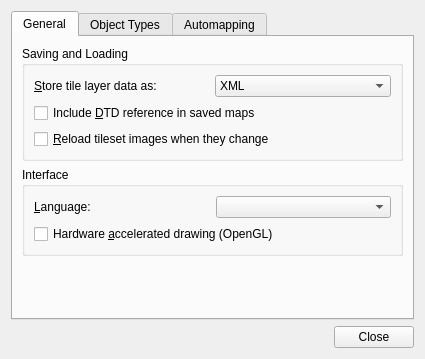
<?xml version="1.0" encoding="UTF-8"?>
<ui version="4.0">
 <class>PreferencesDialog</class>
 <widget class="QDialog" name="PreferencesDialog">
  <property name="geometry">
   <rect>
    <x>0</x>
    <y>0</y>
    <width>473</width>
    <height>317</height>
   </rect>
  </property>
  <property name="windowTitle">
   <string>Preferences</string>
  </property>
  <layout class="QVBoxLayout" name="verticalLayout">
   <property name="sizeConstraint">
    <enum>QLayout::SetFixedSize</enum>
   </property>
   <item>
    <widget class="QTabWidget" name="tabWidget">
     <property name="currentIndex">
      <number>0</number>
     </property>
     <widget class="QWidget" name="tab">
      <attribute name="title">
       <string>General</string>
      </attribute>
      <layout class="QVBoxLayout" name="verticalLayout_2">
       <item>
        <widget class="QGroupBox" name="groupBox">
         <property name="title">
          <string>Saving and Loading</string>
         </property>
         <layout class="QGridLayout" name="gridLayout">
          <item row="0" column="0">
           <widget class="QLabel" name="label">
            <property name="text">
             <string>&amp;Store tile layer data as:</string>
            </property>
            <property name="buddy">
             <cstring>layerDataCombo</cstring>
            </property>
           </widget>
          </item>
          <item row="0" column="1">
           <widget class="QComboBox" name="layerDataCombo">
            <item>
             <property name="text">
              <string>XML</string>
             </property>
            </item>
            <item>
             <property name="text">
              <string>Base64 (uncompressed)</string>
             </property>
            </item>
            <item>
             <property name="text">
              <string>Base64 (gzip compressed)</string>
             </property>
            </item>
            <item>
             <property name="text">
              <string>Base64 (zlib compressed)</string>
             </property>
            </item>
            <item>
             <property name="text">
              <string>CSV</string>
             </property>
            </item>
           </widget>
          </item>
          <item row="2" column="0" colspan="2">
           <widget class="QCheckBox" name="reloadTilesetImages">
            <property name="text">
             <string>&amp;Reload tileset images when they change</string>
            </property>
           </widget>
          </item>
          <item row="1" column="0" colspan="2">
           <widget class="QCheckBox" name="enableDtd">
            <property name="toolTip">
             <string>Not enabled by default since a reference to an external DTD is known to cause problems with some XML parsers.</string>
            </property>
            <property name="text">
             <string>Include &amp;DTD reference in saved maps</string>
            </property>
           </widget>
          </item>
         </layout>
        </widget>
       </item>
       <item>
        <widget class="QGroupBox" name="groupBox_2">
         <property name="title">
          <string>Interface</string>
         </property>
         <layout class="QGridLayout" name="gridLayout_2">
          <item row="1" column="0">
           <widget class="QLabel" name="label_2">
            <property name="text">
             <string>&amp;Language:</string>
            </property>
            <property name="buddy">
             <cstring>languageCombo</cstring>
            </property>
           </widget>
          </item>
          <item row="1" column="1">
           <widget class="QComboBox" name="languageCombo"/>
          </item>
          <item row="2" column="0" colspan="2">
           <widget class="QCheckBox" name="openGL">
            <property name="text">
             <string>Hardware &amp;accelerated drawing (OpenGL)</string>
            </property>
           </widget>
          </item>
         </layout>
        </widget>
       </item>
       <item>
        <spacer name="verticalSpacer">
         <property name="orientation">
          <enum>Qt::Vertical</enum>
         </property>
         <property name="sizeHint" stdset="0">
          <size>
           <width>381</width>
           <height>1</height>
          </size>
         </property>
        </spacer>
       </item>
      </layout>
     </widget>
     <widget class="QWidget" name="tab_2">
      <attribute name="title">
       <string>Object Types</string>
      </attribute>
      <layout class="QVBoxLayout" name="verticalLayout_3">
       <item>
        <widget class="QGroupBox" name="groupBox_3">
         <property name="title">
          <string>Object Types</string>
         </property>
         <layout class="QVBoxLayout" name="verticalLayout_4">
          <item>
           <widget class="QTableView" name="objectTypesTable">
            <property name="selectionBehavior">
             <enum>QAbstractItemView::SelectRows</enum>
            </property>
            <property name="verticalScrollMode">
             <enum>QAbstractItemView::ScrollPerPixel</enum>
            </property>
            <property name="wordWrap">
             <bool>false</bool>
            </property>
            <attribute name="horizontalHeaderHighlightSections">
             <bool>false</bool>
            </attribute>
            <attribute name="verticalHeaderVisible">
             <bool>false</bool>
            </attribute>
            <attribute name="verticalHeaderHighlightSections">
             <bool>false</bool>
            </attribute>
           </widget>
          </item>
          <item>
           <layout class="QHBoxLayout" name="horizontalLayout">
            <item>
             <widget class="QToolButton" name="addObjectTypeButton">
              <property name="toolTip">
               <string>Add Object Type</string>
              </property>
              <property name="text">
               <string>Add</string>
              </property>
              <property name="icon">
               <iconset resource="tiled.qrc">
                <normaloff>:/images/22x22/add.png</normaloff>:/images/22x22/add.png</iconset>
              </property>
              <property name="autoRaise">
               <bool>true</bool>
              </property>
             </widget>
            </item>
            <item>
             <widget class="QToolButton" name="removeObjectTypeButton">
              <property name="enabled">
               <bool>false</bool>
              </property>
              <property name="toolTip">
               <string>Remove Selected Object Types</string>
              </property>
              <property name="text">
               <string>Remove</string>
              </property>
              <property name="icon">
               <iconset resource="tiled.qrc">
                <normaloff>:/images/22x22/remove.png</normaloff>:/images/22x22/remove.png</iconset>
              </property>
              <property name="autoRaise">
               <bool>true</bool>
              </property>
             </widget>
            </item>
            <item>
             <spacer name="horizontalSpacer">
              <property name="orientation">
               <enum>Qt::Horizontal</enum>
              </property>
              <property name="sizeHint" stdset="0">
               <size>
                <width>40</width>
                <height>20</height>
               </size>
              </property>
             </spacer>
            </item>
            <item>
             <widget class="QPushButton" name="importObjectTypesButton">
              <property name="sizePolicy">
               <sizepolicy hsizetype="Minimum" vsizetype="Minimum">
                <horstretch>0</horstretch>
                <verstretch>0</verstretch>
               </sizepolicy>
              </property>
              <property name="text">
               <string>Import...</string>
              </property>
             </widget>
            </item>
            <item>
             <widget class="QPushButton" name="exportObjectTypesButton">
              <property name="sizePolicy">
               <sizepolicy hsizetype="Fixed" vsizetype="Minimum">
                <horstretch>0</horstretch>
                <verstretch>0</verstretch>
               </sizepolicy>
              </property>
              <property name="text">
               <string>Export...</string>
              </property>
             </widget>
            </item>
           </layout>
          </item>
         </layout>
        </widget>
       </item>
      </layout>
     </widget>
     <widget class="QWidget" name="tab_3">
      <attribute name="title">
       <string>Automapping</string>
      </attribute>
      <widget class="QCheckBox" name="autoMapWhileDrawing">
       <property name="geometry">
        <rect>
         <x>10</x>
         <y>20</y>
         <width>391</width>
         <height>22</height>
        </rect>
       </property>
       <property name="text">
        <string>Use Automapping, when drawing into layers</string>
       </property>
      </widget>
     </widget>
    </widget>
   </item>
   <item>
    <widget class="QDialogButtonBox" name="buttonBox">
     <property name="orientation">
      <enum>Qt::Horizontal</enum>
     </property>
     <property name="standardButtons">
      <set>QDialogButtonBox::Close</set>
     </property>
    </widget>
   </item>
  </layout>
 </widget>
 <tabstops>
  <tabstop>tabWidget</tabstop>
  <tabstop>layerDataCombo</tabstop>
  <tabstop>enableDtd</tabstop>
  <tabstop>reloadTilesetImages</tabstop>
  <tabstop>languageCombo</tabstop>
  <tabstop>openGL</tabstop>
  <tabstop>objectTypesTable</tabstop>
  <tabstop>addObjectTypeButton</tabstop>
  <tabstop>removeObjectTypeButton</tabstop>
  <tabstop>buttonBox</tabstop>
 </tabstops>
 <resources>
  <include location="tiled.qrc"/>
 </resources>
 <connections>
  <connection>
   <sender>buttonBox</sender>
   <signal>rejected()</signal>
   <receiver>PreferencesDialog</receiver>
   <slot>reject()</slot>
   <hints>
    <hint type="sourcelabel">
     <x>304</x>
     <y>303</y>
    </hint>
    <hint type="destinationlabel">
     <x>315</x>
     <y>312</y>
    </hint>
   </hints>
  </connection>
 </connections>
</ui>
